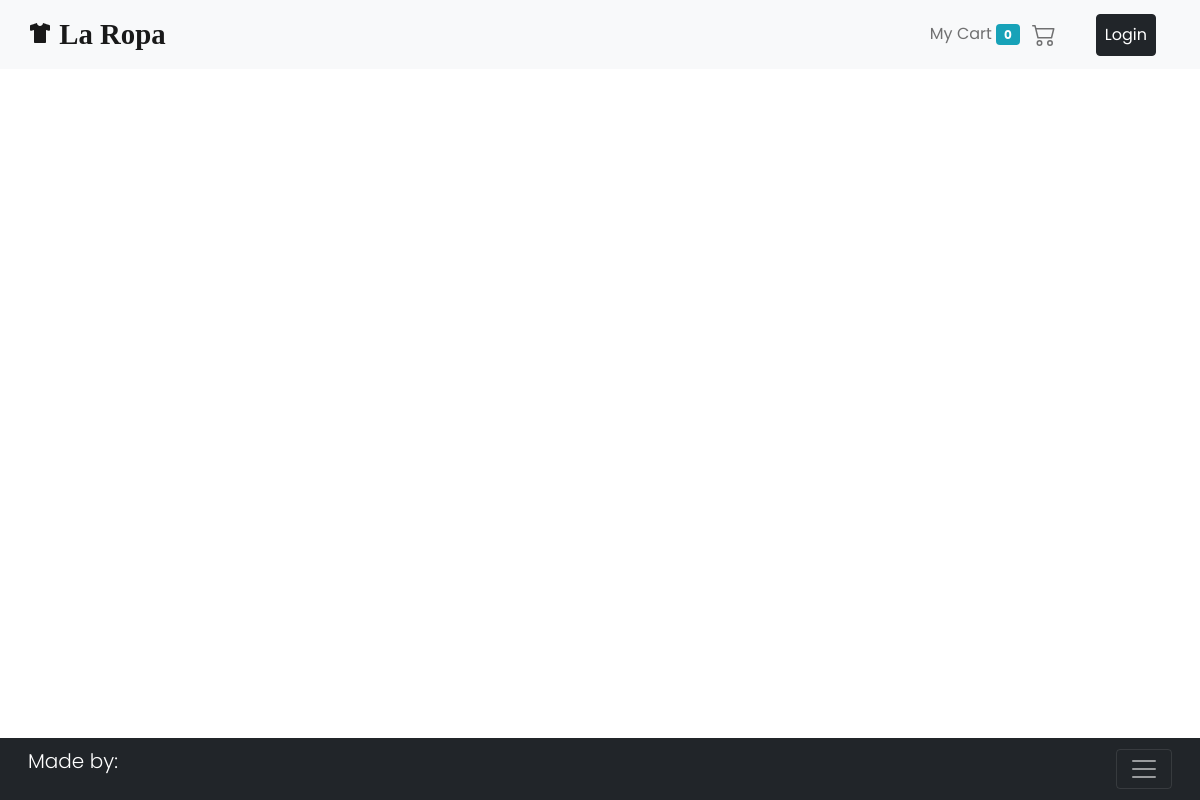
Page /?category=SH on the earlier database version.
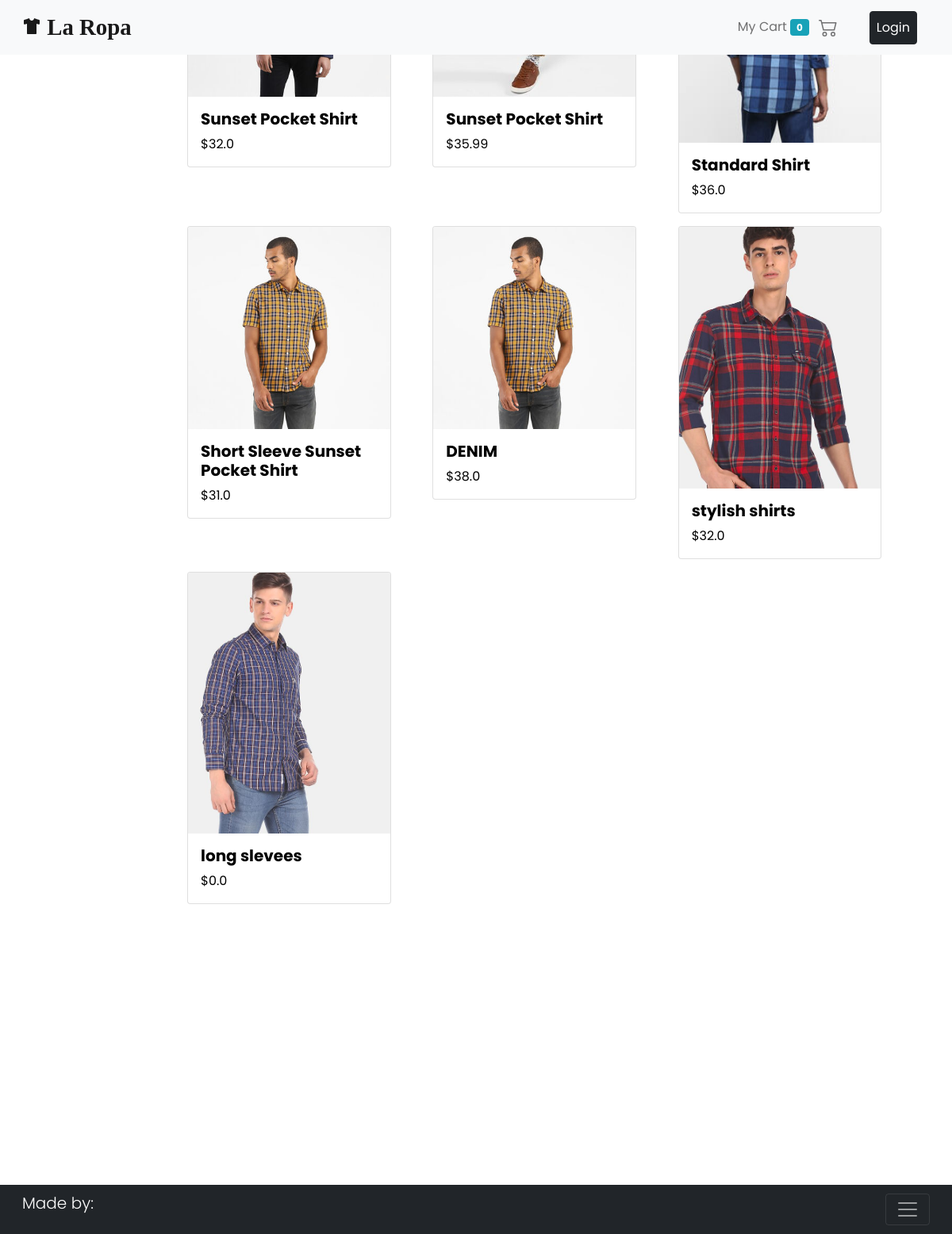
Same page on the later database version.
### ecomm/models.py (models this page shows, shortened)
class Product(models.Model):
    title = models.CharField(max_length=120)
    desc = models.CharField(max_length=500)
    price = models.FloatField(default=0.00)
    size = models.CharField(choices=SIZE, max_length=2)
    category = models.CharField(choices=CATEGORIES, max_length=2)
    img1 = models.ImageField(upload_to='ecomm/images', default='')
    img2 = models.ImageField(upload_to='ecomm/images', default='')
    img3 = models.ImageField(upload_to='ecomm/images', default='')
    @staticmethod
    def get_by_category(category_id):
        if category_id:
            return Product.objects.filter(category = category_id)
        else:
            return Product.get_all_products()

### ecomm/views.py (the view)
# urls.py: path('', views.homeView, name="home"),
def homeView(request):
    products = None
    categoryID = request.GET.get('category')
    if categoryID:
        products = Product.get_by_category(categoryID)
    else:
        products = Product.get_all_products()
    context = {
        'products':products
    }
    return render(request, 'ecomm/index.html', context)

### ecomm/templates/ecomm/index.html (shortened to what this page needs)
{% extends 'base.html' %}
{% block content %}
    {% include 'nav.html' %}
    <div class="container-fluid" style="position: relative; top: -30vw;">
        <div class="row my-4" style="background-color: #fff;">
            <div class="col-lg-2">
            </div>
            <div class="col-lg-10">
                <div class="row my-4 container-fluid">
                    {% for product in products %}
                    <div class="col-sm-6 col-md-4 my-2">
                        <a href="product/{{ product.id }}">
                            <div class="card" style="width: 90%;">
                                <img src="{{ product.img1.url }}" class="card-img-top" alt="...">
                                <div class="card-body">
                                    <h2 class="lead" style="font-weight: bold;">{{ product.title }}</h2>
                                    <p class="card-text">${{ product.price }}</p>
                                </div>
                            </div>
                        </a>
                    </div>
                    {% endfor %}
                </div>
            </div>
        </div>
    </div>
{% endblock content %}

### templates/base.html (shortened to what this page needs)
{% load static %}
<!doctype html>
<html lang="en">
  <head>
    <link rel="stylesheet" href="{% static 'css/bootstrap.min.css' %}">
    <link href="https://cdn.jsdelivr.net/npm/bootstrap@5.0.1/dist/css/bootstrap.min.css" rel="stylesheet"
>
  </head>
  <body>
    {% block content %}
    {% endblock content %}
    <nav class="navbar fixed-bottom navbar-dark bg-dark">
        <div class="container-fluid">
            <p class="lead text-white">Made by:</p>
            <button class="navbar-toggler" type="button" data-bs-toggle="collapse"
                data-bs-target="#navbarToggleExternalContent" aria-controls="navbarToggleExternalContent"
                aria-expanded="false" aria-label="Toggle navigation">
                <span class="navbar-toggler-icon"></span>
            </button>
        </div>
    </nav>
  </body>
</html>

### templates/nav.html (shortened to what this page needs)
<nav class="navbar sticky-top navbar-expand-lg navbar-light bg-light">
        <div class="container-fluid">
            <a class="navbar-brand" href="{% url 'home' %}">
                La Ropa
            </a>
            <div class="collapse navbar-collapse" id="navbarText">
                <span>
                    <ul class="navbar-nav me-auto mb-2 mb-lg-0">
                        <li class="nav-item px-3">
                            <a class="nav-link" href="{% url 'cart' %}">
                                My Cart
                                <span class="badge badge-info">{{ request.session.cart.keys|length }}</span>
                            </a>
                        </li>
                        {% if request.user.is_authenticated %}
                        <li class="nav-item dropdown px-3">
                            <a class="nav-link dropdown-toggle" href="#" id="navbarDarkDropdownMenuLink" role="button"
                                data-bs-toggle="dropdown" aria-expanded="false">
                                Welcome, {{request.user.username}}
                                <svg xmlns="http://www.w3.org/2000/svg" width="24" height="auto" fill="currentColor"
                                    class="bi bi-person-circle ms-2" viewBox="0 0 16 16">
                                    <path d="M11 6a3 3 0 1 1-6 0 3 3 0 0 1 6 0z" />
                                    <path fill-rule="evenodd"
                                        d="M0 8a8 8 0 1 1 16 0A8 8 0 0 1 0 8zm8-7a7 7 0 0 0-5.468 11.37C3.242 11.226 4.805 10 8 10s4.757 1.225 5.468 2.37A7 7 0 0 0 8 1z" />
                                </svg>
                            </a>
                            <ul class="dropdown-menu dropdown-menu-dark" aria-labelledby="navbarDarkDropdownMenuLink">
                                <li><a class="dropdown-item" href="{% url 'profile' %}">Account Details</a></li>
                                <li><a class="dropdown-item" href="{% url 'Logout' %}">Log out</a></li>
                                <li><a class="dropdown-item" href="{% url 'orders' %}">My Orders</a></li>
                            </ul>
                        </li>
                        {% else %}
                            <li class="nav-item px-3">
                                <a class="nav-link btn btn-dark" style="color: white;" href="{% url 'Login' %}">
                                    Login
                                </a>
                            </li>
                        {% endif %}
                    </ul>
                </span>
            </div>
        </div>
    </nav>

### ecomm/templates/ecomm/index.html (style rules this page uses)
body { font-family: 'Poppins', sans-serif; }
.navbar-brand { font-size: 1.8rem; font-family: 'Limelight', cursive; font-weight: 600; }
.nav-item { font-family: 'Poppins', sans-serif; }
a { text-decoration: none; color: #000; display: inline; }

Differences in the rows shown:
added Product: title "Sunset Pocket Shirt", price "32.0"
added Product: title "Sunset Pocket Shirt", price "35.99"
added Product: img1 (picture), title "Standard Shirt", price "36.0"
added Product: img1 (picture), title "Short Sleeve Sunset Pocket Shirt", price "31.0"
added Product: img1 (picture), title "DENIM", price "38.0"
added Product: img1 (picture), title "stylish shirts", price "32.0"
added Product: img1 (picture), title "long slevees", price "0.0"
